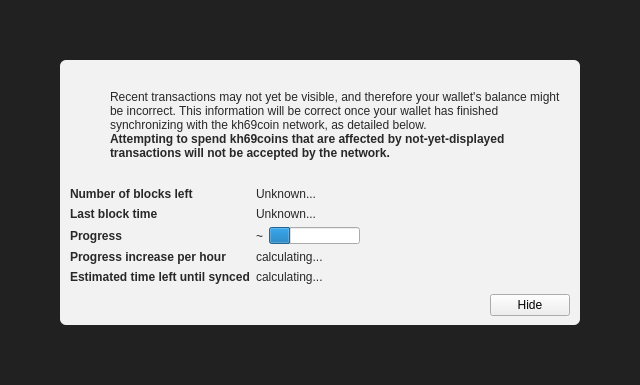
<?xml version="1.0" encoding="UTF-8"?>
<ui version="4.0">
 <class>ModalOverlay</class>
 <widget class="ModalOverlay" name="ModalOverlay">
  <property name="geometry">
   <rect>
    <x>0</x>
    <y>0</y>
    <width>640</width>
    <height>385</height>
   </rect>
  </property>
  <property name="windowTitle">
   <string>Form</string>
  </property>
  <layout class="QVBoxLayout" name="verticalLayout" stretch="0">
   <property name="sizeConstraint">
    <enum>QLayout::SetDefaultConstraint</enum>
   </property>
   <property name="leftMargin">
    <number>0</number>
   </property>
   <property name="topMargin">
    <number>0</number>
   </property>
   <property name="rightMargin">
    <number>0</number>
   </property>
   <property name="bottomMargin">
    <number>0</number>
   </property>
   <item>
    <widget class="QWidget" name="bgWidget" native="true">
     <property name="styleSheet">
      <string notr="true">#bgWidget { background: rgba(0,0,0,220); }</string>
     </property>
     <layout class="QVBoxLayout" name="verticalLayoutMain" stretch="1">
      <property name="leftMargin">
       <number>60</number>
      </property>
      <property name="topMargin">
       <number>60</number>
      </property>
      <property name="rightMargin">
       <number>60</number>
      </property>
      <property name="bottomMargin">
       <number>60</number>
      </property>
      <item>
       <widget class="QWidget" name="contentWidget" native="true">
        <property name="styleSheet">
         <string notr="true">#contentWidget { background: rgba(255,255,255,240); border-radius: 6px; }

QLabel { color: rgb(40,40,40);  }</string>
        </property>
        <layout class="QVBoxLayout" name="verticalLayoutSub" stretch="1,0,0,0">
         <property name="spacing">
          <number>0</number>
         </property>
         <property name="leftMargin">
          <number>10</number>
         </property>
         <property name="topMargin">
          <number>10</number>
         </property>
         <property name="rightMargin">
          <number>10</number>
         </property>
         <property name="bottomMargin">
          <number>10</number>
         </property>
         <item>
          <layout class="QHBoxLayout" name="horizontalLayoutIconText" stretch="0,1">
           <property name="topMargin">
            <number>20</number>
           </property>
           <item>
            <layout class="QVBoxLayout" name="verticalLayoutIcon">
             <property name="leftMargin">
              <number>0</number>
             </property>
             <item>
              <widget class="QPushButton" name="warningIcon">
               <property name="enabled">
                <bool>false</bool>
               </property>
               <property name="text">
                <string/>
               </property>
               <property name="icon">
                <iconset>
                 <normaloff>:/icons/warning</normaloff>
                 <disabledoff>:/icons/warning</disabledoff>:/icons/warning</iconset>
               </property>
               <property name="iconSize">
                <size>
                 <width>48</width>
                 <height>48</height>
                </size>
               </property>
               <property name="flat">
                <bool>true</bool>
               </property>
              </widget>
             </item>
             <item>
              <spacer name="verticalSpacerWarningIcon">
               <property name="orientation">
                <enum>Qt::Vertical</enum>
               </property>
               <property name="sizeHint" stdset="0">
                <size>
                 <width>20</width>
                 <height>40</height>
                </size>
               </property>
              </spacer>
             </item>
            </layout>
           </item>
           <item>
            <layout class="QVBoxLayout" name="verticalLayoutInfoText">
             <property name="leftMargin">
              <number>0</number>
             </property>
             <property name="topMargin">
              <number>0</number>
             </property>
             <item>
              <widget class="QLabel" name="infoText">
               <property name="text">
                <string>Recent transactions may not yet be visible, and therefore your wallet's balance might be incorrect. This information will be correct once your wallet has finished synchronizing with the kh69coin network, as detailed below.</string>
               </property>
               <property name="textFormat">
                <enum>Qt::RichText</enum>
               </property>
               <property name="wordWrap">
                <bool>true</bool>
               </property>
              </widget>
             </item>
             <item>
              <widget class="QLabel" name="infoTextStrong">
               <property name="font">
                <font>
                 <weight>75</weight>
                 <bold>true</bold>
                </font>
               </property>
               <property name="text">
                <string>Attempting to spend kh69coins that are affected by not-yet-displayed transactions will not be accepted by the network.</string>
               </property>
               <property name="textFormat">
                <enum>Qt::RichText</enum>
               </property>
               <property name="wordWrap">
                <bool>true</bool>
               </property>
              </widget>
             </item>
             <item>
              <spacer name="verticalSpacerInTextSpace">
               <property name="orientation">
                <enum>Qt::Vertical</enum>
               </property>
               <property name="sizeHint" stdset="0">
                <size>
                 <width>20</width>
                 <height>40</height>
                </size>
               </property>
              </spacer>
             </item>
            </layout>
           </item>
          </layout>
         </item>
         <item>
          <spacer name="verticalSpacerAfterText">
           <property name="orientation">
            <enum>Qt::Vertical</enum>
           </property>
           <property name="sizeHint" stdset="0">
            <size>
             <width>20</width>
             <height>40</height>
            </size>
           </property>
          </spacer>
         </item>
         <item>
          <layout class="QFormLayout" name="formLayout">
           <property name="fieldGrowthPolicy">
            <enum>QFormLayout::FieldsStayAtSizeHint</enum>
           </property>
           <property name="horizontalSpacing">
            <number>6</number>
           </property>
           <property name="verticalSpacing">
            <number>6</number>
           </property>
           <property name="topMargin">
            <number>10</number>
           </property>
           <item row="0" column="0">
            <widget class="QLabel" name="labelNumberOfBlocksLeft">
             <property name="font">
              <font>
               <weight>75</weight>
               <bold>true</bold>
              </font>
             </property>
             <property name="text">
              <string>Number of blocks left</string>
             </property>
            </widget>
           </item>
           <item row="0" column="1">
            <widget class="QLabel" name="numberOfBlocksLeft">
             <property name="text">
              <string>Unknown...</string>
             </property>
            </widget>
           </item>
           <item row="1" column="0">
            <widget class="QLabel" name="labelLastBlockTime">
             <property name="font">
              <font>
               <weight>75</weight>
               <bold>true</bold>
              </font>
             </property>
             <property name="text">
              <string>Last block time</string>
             </property>
            </widget>
           </item>
           <item row="1" column="1">
            <widget class="QLabel" name="newestBlockDate">
             <property name="sizePolicy">
              <sizepolicy hsizetype="Maximum" vsizetype="Preferred">
               <horstretch>0</horstretch>
               <verstretch>0</verstretch>
              </sizepolicy>
             </property>
             <property name="text">
              <string>Unknown...</string>
             </property>
            </widget>
           </item>
           <item row="2" column="0">
            <widget class="QLabel" name="labelSyncDone">
             <property name="font">
              <font>
               <weight>75</weight>
               <bold>true</bold>
              </font>
             </property>
             <property name="text">
              <string>Progress</string>
             </property>
            </widget>
           </item>
           <item row="2" column="1">
            <layout class="QHBoxLayout" name="horizontalLayoutSync" stretch="0,1">
             <item>
              <widget class="QLabel" name="percentageProgress">
               <property name="text">
                <string notr="true">~</string>
               </property>
              </widget>
             </item>
             <item>
              <widget class="QProgressBar" name="progressBar">
               <property name="value">
                <number>24</number>
               </property>
               <property name="format">
                <string/>
               </property>
              </widget>
             </item>
            </layout>
           </item>
           <item row="4" column="0">
            <widget class="QLabel" name="labelProgressIncrease">
             <property name="font">
              <font>
               <weight>75</weight>
               <bold>true</bold>
              </font>
             </property>
             <property name="text">
              <string>Progress increase per hour</string>
             </property>
            </widget>
           </item>
           <item row="4" column="1">
            <widget class="QLabel" name="progressIncreasePerH">
             <property name="text">
              <string>calculating...</string>
             </property>
            </widget>
           </item>
           <item row="5" column="0">
            <widget class="QLabel" name="labelEstimatedTimeLeft">
             <property name="font">
              <font>
               <weight>75</weight>
               <bold>true</bold>
              </font>
             </property>
             <property name="text">
              <string>Estimated time left until synced</string>
             </property>
            </widget>
           </item>
           <item row="5" column="1">
            <widget class="QLabel" name="expectedTimeLeft">
             <property name="text">
              <string>calculating...</string>
             </property>
            </widget>
           </item>
          </layout>
         </item>
         <item>
          <layout class="QHBoxLayout" name="horizontalLayoutButtons">
           <property name="leftMargin">
            <number>10</number>
           </property>
           <property name="topMargin">
            <number>10</number>
           </property>
           <item>
            <spacer name="horizontalSpacer">
             <property name="orientation">
              <enum>Qt::Horizontal</enum>
             </property>
             <property name="sizeHint" stdset="0">
              <size>
               <width>40</width>
               <height>20</height>
              </size>
             </property>
            </spacer>
           </item>
           <item>
            <widget class="QPushButton" name="closeButton">
             <property name="text">
              <string>Hide</string>
             </property>
            </widget>
           </item>
          </layout>
         </item>
        </layout>
       </widget>
      </item>
     </layout>
    </widget>
   </item>
  </layout>
 </widget>
 <customwidgets>
  <customwidget>
   <class>ModalOverlay</class>
   <extends>QWidget</extends>
   <header>qt/modaloverlay.h</header>
   <container>1</container>
  </customwidget>
 </customwidgets>
 <resources/>
 <connections/>
</ui>
